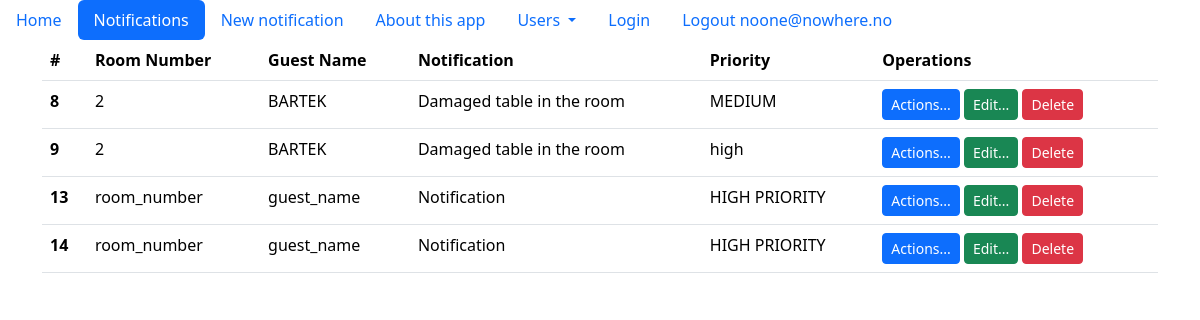
Page /notifications (signed in) on the committed database.
### tables this page shows
CREATE TABLE notifications(id integer primary key autoincrement,room_number varchar(10), guest_name varchar(30), notification text,priority varchar(20) not null default 'LOW', date_notification date not null default(date()));

### kurs3/exercise/exercise.py (the view)
@app.route('/notifications')
def notifications():
    db = get_db()
    sql_command = 'select id, room_number, guest_name, notification, priority from notifications;'
    cur = db.execute(sql_command)
    notifications = cur.fetchall()
    return render_template('notifications.html', active_menu='notifications',
notifications=notifications)

### kurs3/exercise/exercise.py (called while the page is built)
def get_db():
    if not hasattr(g, 'sqlite_db'):
        conn = sqlite3.connect(app_info['db_notifications'])
        conn.row_factory = sqlite3.Row
        g.sqlite_db = conn
    return g.sqlite_db

### kurs3/exercise/templates/notifications.html (shortened to what this page needs)
{% extends "base.html" %}
{% block content %}
<div class="container">
    <table class="table">
        <thead>
          <tr>
            <th scope="col">#</th>
            <th scope="col">Room Number</th>
            <th scope="col">Guest Name</th>
            <th scope="col">Notification</th>
            <th scope="col">Priority</th>
            <th scope="col">Operations</th>
          </tr>
        </thead>
        <tbody>
          {% for n in notifications %}
          <tr>
            <th scope="row">{{ n.id }}</th>
            <td>{{ n.room_number }}</td>
            <td>{{ n.guest_name }}</td>
            <td>{{ n.notification }}</td>
            <td>{{ n.priority }}</td>
            <td>
              <a href="#" class="btn btn-primary btn-sm" role="button">Actions...</a>
              <a href="{{ url_for('edit_notification', notification_id=n.id) }}" class="btn btn-success btn-sm"
              role="button">Edit...</a>
              <a type="button" class="btn btn-danger btn-sm delete-confirm"
                data-bs-toggle="modal" data-bs-target="#confirmDeleteModal"
                data-desc="{{ 'Delete notification for {} {}?'.format(n.room_number, n.guest_name)
              }}"
                data-url="{{ url_for('delete_notification', notification_id=n.id) }}">
                Delete
              </a>
            </td>
          </tr>
          {%endfor%}
        </tbody>
      </table>
</div>
{% endblock %}

### rows in the picture
notifications: id "8", room_number "2", guest_name "BARTEK", notification "Damaged table in the room", priority "MEDIUM"
notifications: id "9", room_number "2", guest_name "BARTEK", notification "Damaged table in the room", priority "high"
notifications: id "13", room_number "room_number", guest_name "guest_name", notification "Notification", priority "HIGH PRIORITY"
notifications: id "14", room_number "room_number", guest_name "guest_name", notification "Notification", priority "HIGH PRIORITY"

### other values in the picture
{{ session['user'] if 'user' in session }} "noone@nowhere.no"
